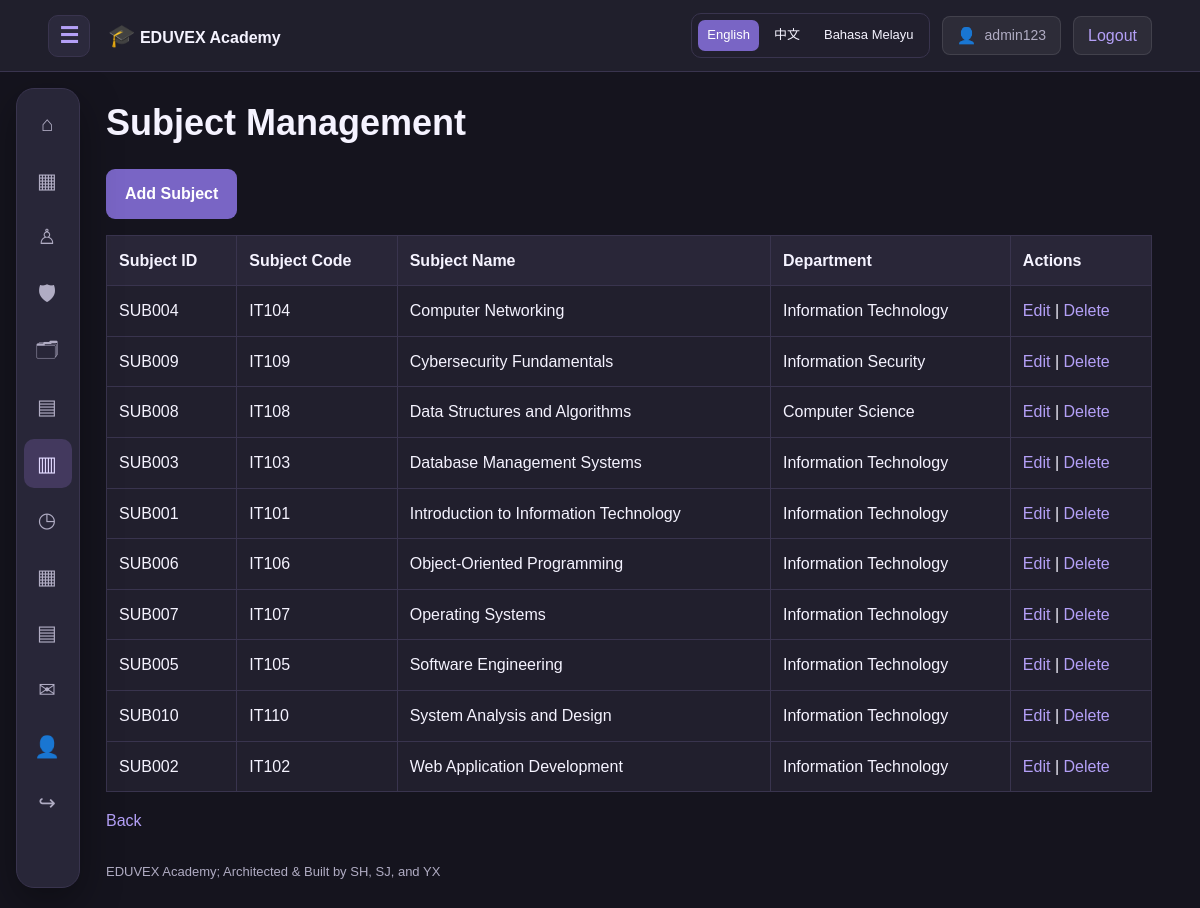
The app's page /class_management/subjects.php (signed in) with its own data.
### tables this page shows
CREATE TABLE IF NOT EXISTS subjects (
    subject_id VARCHAR(12) PRIMARY KEY,
    subject_name VARCHAR(180) NOT NULL,
    subject_code VARCHAR(30) UNIQUE,
    department VARCHAR(120)
);

### includes/functions.php (called while the page is built, shortened)
<?php
function h(mixed $value): string {
    return htmlspecialchars(
        (string)($value ?? ''),
        ENT_QUOTES | ENT_SUBSTITUTE,
        'UTF-8'
    );
}
function url(string $path = ''): string {
    return BASE_URL . '/' . ltrim($path, '/');
}
function me(): array {
    return [
        'id' => $_SESSION['user_id'] ?? null,
        'username' => $_SESSION['username'] ?? '',
        'role' => $_SESSION['role'] ?? ''
    ];
}

### class_management/subjects.php (the view, shortened to what this page needs)
<?php
require_once __DIR__ . '/../config/database.php';
$subjects = $pdo->query("
    SELECT * FROM subjects
    ORDER BY subject_name
")->fetchAll();
require __DIR__ . '/../includes/header.php';
?>
<h1>Subject Management</h1>
<?php if (me()['role'] === 'admin'): ?>
    <p>
        <a class="button" href="<?= h(url('class_management/add_subject.php')) ?>">
            Add Subject
        </a>
    </p>
<?php endif; ?>
<div class="table-wrap">
<table>
    <tr>
        <th>Subject ID</th>
        <th>Subject Code</th>
        <th>Subject Name</th>
        <th>Department</th>
        <th>Actions</th>
    </tr>
    <?php foreach ($subjects as $s): ?>
        <tr>
            <td><?= h($s['subject_id']) ?></td>
            <td><?= h($s['subject_code']) ?></td>
            <td><?= h($s['subject_name']) ?></td>
            <td><?= h($s['department']) ?></td>
            <td>
                <?php if (me()['role'] === 'admin'): ?>
                    <a href="<?= h(url('class_management/edit_subject.php?id=' . urlencode($s['subject_id']))) ?>">Edit</a>
                    |
                    <a href="<?= h(url('class_management/delete_subject.php?id=' . urlencode($s['subject_id']))) ?>">Delete</a>
                <?php else: ?>
                    View Only
                <?php endif; ?>
            </td>
        </tr>
    <?php endforeach; ?>
</table>
</div>
<p><a href="<?= h(url('class_management/index.php')) ?>">Back</a></p>
<?php require __DIR__ . '/../includes/footer.php'; ?>

### assets/css/style.css (style rules this page uses)
:root { color-scheme: dark; --bg: #15141E; --surface: #211F2D; --surface2: #292638; --line: #39344E; --accent: #B4A0F7; --accent-dark: #7965C5; --text: #F5F3FF; --muted: #B0ACC3; --nav-width: 64px; --header-height: 72px; }
* { box-sizing: border-box; }
html { scroll-behavior: smooth; scroll-padding-top: 90px; }
body { margin: 0; background: var(--bg); color: var(--text); font-family: Arial, Helvetica, sans-serif; font-size: 16px; line-height: 1.6; }
a { color: var(--accent); text-decoration: none; }
h1, h2, h3 { line-height: 1.25; }
h1 { font-size: clamp(28px, 3vw, 40px); }
p { color: var(--muted); }
button, .button { display: inline-block; padding: 11px 18px; border: 1px solid transparent; border-radius: 9px; background: var(--accent-dark); color: #FFFFFF; font-weight: 600; text-decoration: none; }
.table-wrap { overflow-x: auto; }
table { width: 100%; border-collapse: collapse; background: var(--surface); }
th, td { padding: 12px; border: 1px solid var(--line); text-align: left; }
th { background: var(--surface2); }

### includes/site_language.php (style rules this page uses)
body { top: 0 !important; }

### records on screen
subjects: subject_id "SUB004", subject_code "IT104", subject_name "Computer Networking", department "Information Technology"
subjects: subject_id "SUB009", subject_code "IT109", subject_name "Cybersecurity Fundamentals", department "Information Security"
subjects: subject_id "SUB008", subject_code "IT108", subject_name "Data Structures and Algorithms", department "Computer Science"
subjects: subject_id "SUB003", subject_code "IT103", subject_name "Database Management Systems", department "Information Technology"
subjects: subject_id "SUB001", subject_code "IT101", subject_name "Introduction to Information Technology", department "Information Technology"
subjects: subject_id "SUB006", subject_code "IT106", subject_name "Object-Oriented Programming", department "Information Technology"
subjects: subject_id "SUB007", subject_code "IT107", subject_name "Operating Systems", department "Information Technology"
subjects: subject_id "SUB005", subject_code "IT105", subject_name "Software Engineering", department "Information Technology"
subjects: subject_id "SUB010", subject_code "IT110", subject_name "System Analysis and Design", department "Information Technology"
subjects: subject_id "SUB002", subject_code "IT102", subject_name "Web Application Development", department "Information Technology"

### other values on screen
$account['username'] "admin123"
$symbol "⌂"
$symbol "▦"
$symbol "♙"
$symbol "🛡"
$symbol "🗂"
$symbol "▤"
$symbol "▥"
$symbol "◷"
$symbol "✉"
$symbol "👤"
$symbol "↪"
$name "English"
$name "中文"
$name "Bahasa Melayu"
